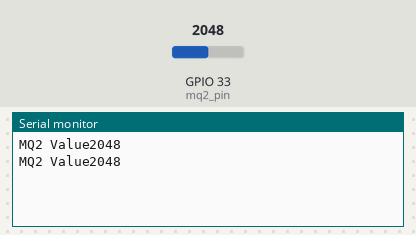
This sketch was run on a simulated ESP32. On the bench: the last lines printed to the serial monitor. Inputs (shaded band) come from the test bench; at power-on: GPIO 33 (mq2_pin) = 2048.

Above: at 2.2 s.
2.3 s: GPIO 33 (mq2_pin) set to 2866
At 3.6 s:
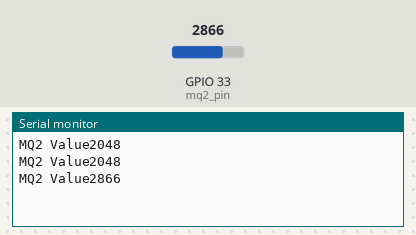
3.8 s: GPIO 33 (mq2_pin) set to 3603
At 4.8 s:
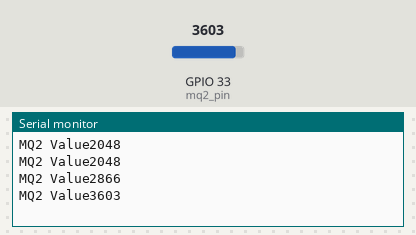
Timing chart, 0 to 6.8 s (numbered marks = the images above; inputs shaded):
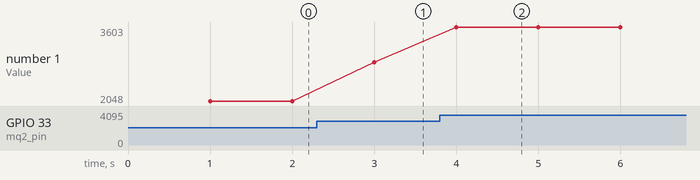

The sketch:

sketch.ino
```cpp
int mq2_pin = 33;

void setup() {
  pinMode(33, INPUT);
  Serial.begin(115200);
  delay(1000);

}
void loop() {
  int sensorvalue = analogRead(mq2_pin);
  Serial.print("MQ2 Value");
  Serial.println(sensorvalue);
  delay(1000);

}
```

Measured:
- after the input at 2.3 s, the serial monitor: prints a new line after 0.70 s (image 1)
- after the input at 3.8 s, the serial monitor: prints a new line after 0.20 s (image 2)
- plotted number 1: 2048 → 2866 after the input at 2.3 s, 2866 → 3603 after the input at 3.8 s
